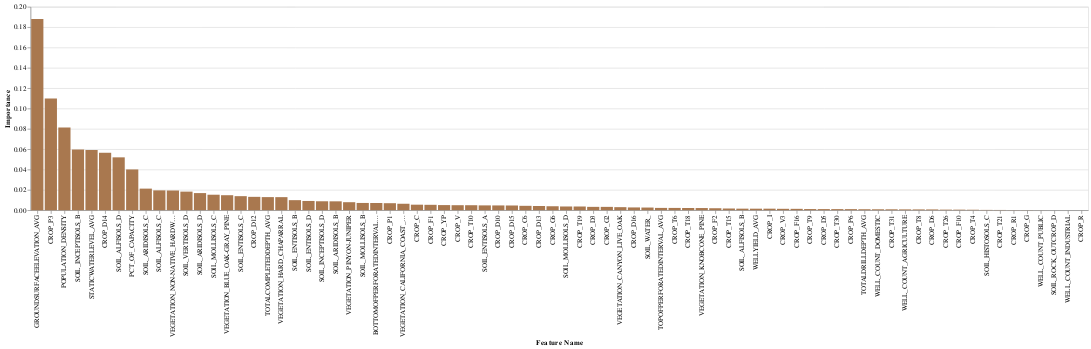

The notebook cell this image was saved under:
### Markdown cell above
###  Feature Importance

### Code cell
col_list = [ col for col in X_train_impute_df if "TOWNSHIP_RANGE" not in col  and 'YEAR' not in col]
rfreg = RandomForestRegressor().fit(X_train_impute_df[col_list], y_train)
draw_feature_importance(col_list, rfreg.feature_importances_)

### Figure 1 — Vega-Lite specification as saved in the notebook (floating-point values rounded to 4 significant figures)
{"config": {"view": {"continuousWidth": 400, "continuousHeight": 300}}, "data": {"name": "data-7643ea7baf05af4400d78b7e4888a17e"}, "mark": {"type": "bar", "color": "#A9784F"}, "encoding": {"x": {"field": "Feature Name", "sort": "-y", "type": "nominal"}, "y": {"field": "Importance", "type": "quantitative"}}, "$schema": "https://vega.github.io/schema/vega-lite/v4.17.0.json", "datasets": {"data-7643ea7baf05af4400d78b7e4888a17e": [{"Feature Name": "TOTALDRILLDEPTH_AVG", "Importance": 0.0009183}, {"Feature Name": "WELLYIELD_AVG", "Importance": 0.001472}, {"Feature Name": "STATICWATERLEVEL_AVG", "Importance": 0.05919}, {"Feature Name": "TOPOFPERFORATEDINTERVAL_AVG", "Importance": 0.002243}, {"Feature Name": "BOTTOMOFPERFORATEDINTERVAL_AVG", "Importance": 0.007061}, {"Feature Name": "TOTALCOMPLETEDDEPTH_AVG", "Importance": 0.01285}, {"Feature Name": "VEGETATION_BLUE_OAK-GRAY_PINE", "Importance": 0.01472}, {"Feature Name": "VEGETATION_CALIFORNIA_COAST_LIVE_OAK", "Importance": 0.006322}, {"Feature Name": "VEGETATION_CANYON_LIVE_OAK", "Importance": 0.00297}, {"Feature Name": "VEGETATION_HARD_CHAPARRAL", "Importance": 0.01282}, {"Feature Name": "VEGETATION_KNOBCONE_PINE", "Importance": 0.0021}, {"Feature Name": "VEGETATION_NON-NATIVE_HARDWOOD_FOREST", "Importance": 0.01934}, {"Feature Name": "VEGETATION_PINYON-JUNIPER", "Importance": 0.00785}, {"Feature Name": "SOIL_ALFISOLS_B", "Importance": 0.001492}, {"Feature Name": "SOIL_ALFISOLS_C", "Importance": 0.01947}, {"Feature Name": "SOIL_ALFISOLS_D", "Importance": 0.05195}, {"Feature Name": "SOIL_ARIDISOLS_B", "Importance": 0.008703}, {"Feature Name": "SOIL_ARIDISOLS_C", "Importance": 0.0212}, {"Feature Name": "SOIL_ARIDISOLS_D", "Importance": 0.01681}, {"Feature Name": "SOIL_ENTISOLS_A", "Importance": 0.004713}, {"Feature Name": "SOIL_ENTISOLS_B", "Importance": 0.009852}, {"Feature Name": "SOIL_ENTISOLS_C", "Importance": 0.01379}, {"Feature Name": "SOIL_ENTISOLS_D", "Importance": 0.009069}, {"Feature Name": "SOIL_HISTOSOLS_C", "Importance": 0.0002748}, {"Feature Name": "SOIL_INCEPTISOLS_B", "Importance": 0.05965}, {"Feature Name": "SOIL_INCEPTISOLS_D", "Importance": 0.008764}, {"Feature Name": "SOIL_MOLLISOLS_B", "Importance": 0.007106}, {"Feature Name": "SOIL_MOLLISOLS_C", "Importance": 0.0152}, {"Feature Name": "SOIL_MOLLISOLS_D", "Importance": 0.003639}, {"Feature Name": "SOIL_ROCK_OUTCROP_D", "Importance": 2.649e-05}, {"Feature Name": "SOIL_VERTISOLS_D", "Importance": 0.01826}, {"Feature Name": "SOIL_WATER_", "Importance": 0.002588}, {"Feature Name": "CROP_C", "Importance": 0.005407}, {"Feature Name": "CROP_C6", "Importance": 0.00429}, {"Feature Name": "CROP_D10", "Importance": 0.004669}, {"Feature Name": "CROP_D12", "Importance": 0.01311}, {"Feature Name": "CROP_D13", "Importance": 0.004107}, {"Feature Name": "CROP_D14", "Importance": 0.05646}, {"Feature Name": "CROP_D15", "Importance": 0.004608}, {"Feature Name": "CROP_D16", "Importance": 0.002704}, {"Feature Name": "CROP_D3", "Importance": 0.003268}, {"Feature Name": "CROP_D5", "Importance": 0.001068}, {"Feature Name": "CROP_D6", "Importance": 0.0007306}, {"Feature Name": "CROP_F1", "Importance": 0.005277}, {"Feature Name": "CROP_F10", "Importance": 0.0005091}, {"Feature Name": "CROP_F16", "Importance": 0.001319}, {"Feature Name": "CROP_F2", "Importance": 0.001908}, {"Feature Name": "CROP_G", "Importance": 0.0001119}, {"Feature Name": "CROP_G2", "Importance": 0.003251}, {"Feature Name": "CROP_G6", "Importance": 0.003869}, {"Feature Name": "CROP_I", "Importance": 0.001472}, {"Feature Name": "CROP_P1", "Importance": 0.006867}, {"Feature Name": "CROP_P3", "Importance": 0.1097}, {"Feature Name": "CROP_P6", "Importance": 0.001028}, {"Feature Name": "CROP_R", "Importance": 1.635e-06}, {"Feature Name": "CROP_R1", "Importance": 0.0001281}, {"Feature Name": "CROP_T10", "Importance": 0.004882}, {"Feature Name": "CROP_T15", "Importance": 0.001647}, {"Feature Name": "CROP_T18", "Importance": 0.002119}, {"Feature Name": "CROP_T19", "Importance": 0.003619}, {"Feature Name": "CROP_T21", "Importance": 0.0002265}, {"Feature Name": "CROP_T26", "Importance": 0.0005378}, {"Feature Name": "CROP_T30", "Importance": 0.001046}, {"Feature Name": "CROP_T31", "Importance": 0.0008466}, {"Feature Name": "CROP_T4", "Importance": 0.0004323}, {"Feature Name": "CROP_T6", "Importance": 0.002219}, {"Feature Name": "CROP_T8", "Importance": 0.0007467}, {"Feature Name": "CROP_T9", "Importance": 0.001108}, {"Feature Name": "CROP_V", "Importance": 0.004894}, {"Feature Name": "CROP_V3", "Importance": 0.001347}, {"Feature Name": "CROP_YP", "Importance": 0.005011}, {"Feature Name": "POPULATION_DENSITY", "Importance": 0.08136}, {"Feature Name": "PCT_OF_CAPACITY", "Importance": 0.04005}, {"Feature Name": "GROUNDSURFACEELEVATION_AVG", "Importance": 0.1879}, {"Feature Name": "WELL_COUNT_AGRICULTURE", "Importance": 0.000772}, {"Feature Name": "WELL_COUNT_DOMESTIC", "Importance": 0.0008684}, {"Feature Name": "WELL_COUNT_INDUSTRIAL", "Importance": 2.298e-05}, {"Feature Name": "WELL_COUNT_PUBLIC", "Importance": 4.263e-05}]}}
